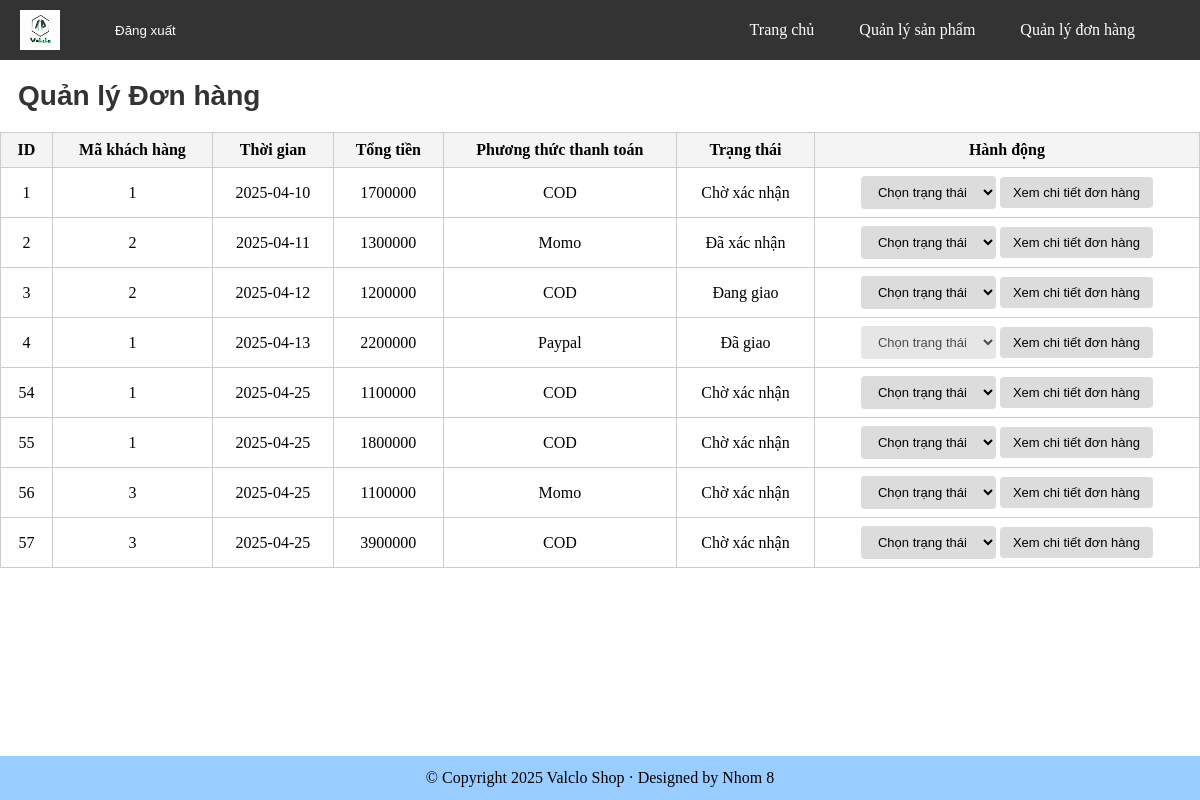
The app's page /Admin/qldonhang.php with its own data.
### tables this page shows
CREATE TABLE `order` (
  `ID` bigint(20) NOT NULL,
  `UID` bigint(20) NOT NULL,
  `TIME` date DEFAULT NULL,
  `STATUS` enum('Chờ xác nhận','Đã xác nhận','Đang giao','Đã giao','Khách hàng hủy','Cửa hàng hủy') DEFAULT 'Chờ xác nhận',
  `TOTAL_PRICE` int(11) DEFAULT NULL,
  `METHOD` enum('Momo','Paypal','COD') DEFAULT NULL
);

### Admin/qldonhang.php (the view, shortened to what this page needs)
<?php
include 'connect.php';
$orders = [];
$resultOrders = $conn->query("SELECT * FROM `ORDER` ORDER BY ID ASC");
if ($resultOrders) {
    while ($row = $resultOrders->fetch_assoc()) {
        $orders[] = $row;
    }
}
?>
<!DOCTYPE html>
<html>
<head>
</head>
<body>
    <?php include 'employee_header.php'; ?>
    <main>
        <div id="page">
            <h1 class="title">Quản lý Đơn hàng</h1>
            <table>
                <tr>
                    <th>ID</th>
                    <th>Mã khách hàng</th>
                    <th>Thời gian</th>
                    <th>Tổng tiền</th>
                    <th>Phương thức thanh toán</th>
                    <th>Trạng thái</th>
                    <th>Hành động</th>
                </tr>
                <?php foreach($orders as $order): ?>
                <tr class="order-row">
                    <td><?php echo $order['ID']; ?></td>
                    <td><?php echo $order['UID']; ?></td>
                    <td><?php echo $order['TIME']; ?></td>
                    <td><?php echo $order['TOTAL_PRICE']; ?></td>
                    <td><?php echo $order['METHOD']; ?></td>
                    <td><?php echo $order['STATUS']; ?></td>
                    <td>
                        <select onchange="changeStatus(<?php echo $order['ID']; ?>, this)"
                            <?php if(in_array($order['STATUS'], ['Đã giao', 'Khách hàng hủy', 'Cửa hàng hủy'])) echo 'disabled'; ?>>
                            <option value="">Chọn trạng thái</option>
                        </select>
                        <button onclick="openModal('modal_<?php echo $order['ID']; ?>')" class="btn2">Xem chi tiết đơn hàng</button>
                    </td>
                </tr>
                <?php endforeach; ?>
            </table>
        </div>
        <link rel="stylesheet" href="./assets/css/admin_style.css">
    </main>
    <?php include 'admin_footer.php'; ?>
</body>
</html>

### Admin/employee_header.php (shortened to what this page needs)
<section class="dashboard">
    <div class="header_container">
        <div class="left">
            <img src="./assets/img/np.png" alt="Logo" class="logo_header" style="width: 40px; height: 40px; margin-right: 10px;">
            <span style="font-size: 1.05em; color: rgb(204, 204, 255);"><?php echo ucfirst($_SESSION['username']); ?></span>            <form action="employee_logout.php" method="post">
                <button type="submit" class="btn_header" style="font-size: smaller;">Đăng xuất</button>
            </form>
        </div>
        <div class="right">
            <a href="employee_index.php" class="btn_header">Trang chủ</a>
            <a href="qlsp.php" class="btn_header">Quản lý sản phẩm</a>
            <a href="qldonhang.php" class="btn_header">Quản lý đơn hàng</a>
        </div>
    </div>
</section>

### Admin/admin_footer.php
<footer>
    <div class="footer">
        <div class="footer-content">
            <div class="copyright">
            <p>© Copyright 2025 Valclo Shop · Designed by Nhom 8</p>
            </div>
        </div>
    </div>
</footer>

### Admin/assets/css/admin_style.css (style rules this page uses)
* { margin: 0; }
html, body { height: 100%; margin: 0; display: flex; flex-direction: column; }
main { flex: 1; }
.header_container { display: flex; justify-content: space-between; align-items: center; background-color: #333; padding: 10px 20px; }
.left { display: flex; align-items: center; gap: 15px; }
.btn_header { text-decoration: none; color: white; background-color: transparent; padding: 10px 15px; border: none; cursor: pointer; font-size: 16px; }
.right { display: flex; padding-right: 30px; gap: 15px; }
.title { top: 10px; font-size: 28px; font-weight: bold; color: #333; padding: 20px 18px; font-family: Sans-serif; }
.footer { background-color: #99ccff; margin-top: 2px; }
.footer-content { margin: 0 auto; padding: 13px 0; justify-content: center; text-align: center; }
.btn2 { background-color: #DCDCDC; color: rgb(0, 0, 0); padding: 8px 13px; border: none; border-radius: 4px; cursor: pointer; font-size: 13px; text-align: center; }
select { background-color: #DCDCDC; color: rgb(0, 0, 0); padding: 8px 13px; border: none; border-radius: 4px; font-size: 13px; text-align: center; }

### Admin/qldonhang.php (style rules this page uses)
#page { transition: filter 0.3s ease; }
table { border-collapse: collapse; width: 100%; text-align: center; }
th, td { padding: 8px 12px; border: 1px solid #ccc; }
th { background-color: #f4f4f4; }

### records on screen
order: ID "1", UID "1", TIME "2025-04-10", TOTAL_PRICE "1700000", METHOD "COD", STATUS "Chờ xác nhận"
order: ID "2", UID "2", TIME "2025-04-11", TOTAL_PRICE "1300000", METHOD "Momo", STATUS "Đã xác nhận"
order: ID "3", UID "2", TIME "2025-04-12", TOTAL_PRICE "1200000", METHOD "COD", STATUS "Đang giao"
order: ID "4", UID "1", TIME "2025-04-13", TOTAL_PRICE "2200000", METHOD "Paypal", STATUS "Đã giao"
order: ID "54", UID "1", TIME "2025-04-25", TOTAL_PRICE "1100000", METHOD "COD", STATUS "Chờ xác nhận"
order: ID "55", UID "1", TIME "2025-04-25", TOTAL_PRICE "1800000", METHOD "COD", STATUS "Chờ xác nhận"
order: ID "56", UID "3", TIME "2025-04-25", TOTAL_PRICE "1100000", METHOD "Momo", STATUS "Chờ xác nhận"
order: ID "57", UID "3", TIME "2025-04-25", TOTAL_PRICE "3900000", METHOD "COD", STATUS "Chờ xác nhận"
